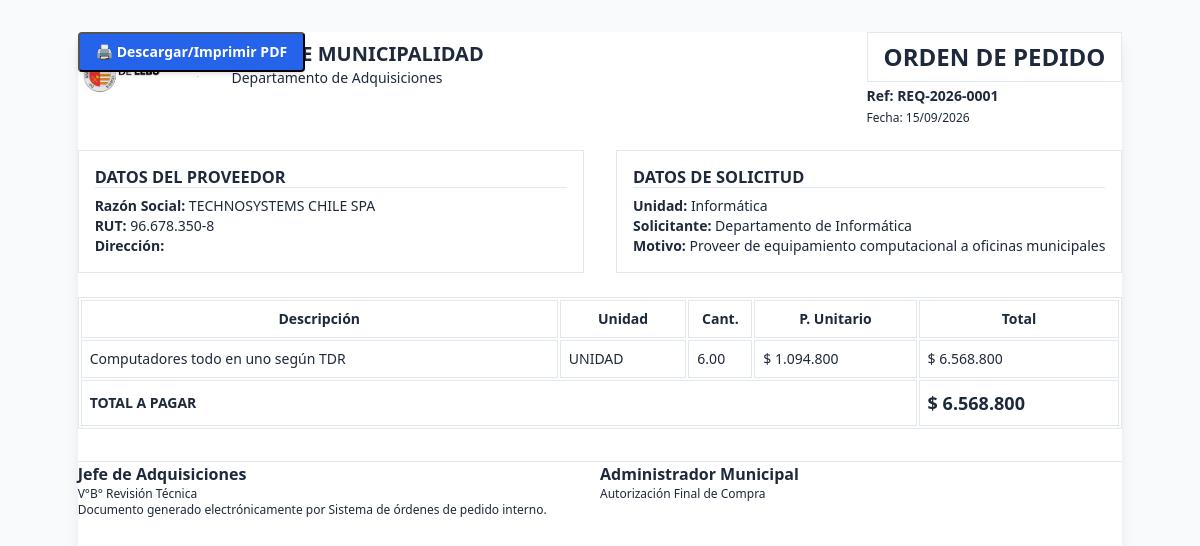
/generar_opi.php?id=1, run on the app's committed database.
### tables this page shows
CREATE TABLE `expedientes` (
  `id` int NOT NULL AUTO_INCREMENT,
  `codigo_interno` varchar(50) NOT NULL,
  `titulo_compra` varchar(255) NOT NULL DEFAULT 'Sin Título',
  `folio_opi` varchar(50) DEFAULT NULL,
  `usuario_creador_id` int NOT NULL,
  `unidad_origen_id` int NOT NULL,
  `centro_costo_id` int NOT NULL,
  `tipo_compra_id` int NOT NULL,
  `prioridad_id` int NOT NULL,
  `cuenta_presupuestaria_id` int DEFAULT NULL,
  `cuenta_maestra_id` int DEFAULT NULL,
  `area_gestion_id` int DEFAULT NULL,
  `rango_utm_id` int DEFAULT NULL,
  `proveedor_adjudicado_id` int DEFAULT NULL,
  `id_contrato_suministro` varchar(100) DEFAULT NULL,
  `id_compra_agil` varchar(50) DEFAULT NULL,
  `id_licitacion` varchar(100) DEFAULT NULL,
  `orden_compra_numero` varchar(100) DEFAULT NULL,
  `decreto_alcaldicio_numero` varchar(100) DEFAULT NULL,
  `conv_marco_oc` varchar(100) DEFAULT NULL,
  `monto_estimado` decimal(15,2) NOT NULL DEFAULT '0.00',
  `monto_definitivo` decimal(15,2) DEFAULT NULL,
  `tipo_impuesto` enum('NETO','IVA_INCLUIDO','EXENTO') DEFAULT 'NETO',
  `motivo_compra` text NOT NULL,
  `estado_actual` varchar(50) NOT NULL DEFAULT 'BORRADOR',
  `observacion_cierre` text,
  `created_at` timestamp NULL DEFAULT CURRENT_TIMESTAMP,
  `updated_at` timestamp NULL DEFAULT CURRENT_TIMESTAMP ON UPDATE CURRENT_TIMESTAMP,
  `fecha_visa_presupuesto` datetime DEFAULT NULL,
  `fecha_adjudicacion` datetime DEFAULT NULL,
  `fecha_aprobacion_opi` datetime DEFAULT NULL,
  `fecha_cierre` datetime DEFAULT NULL,
  `num_certificado_oficial` varchar(20) DEFAULT NULL,
  `id_entidad_gobierno` varchar(50) DEFAULT 'ID PE-MUN-00335',
  `plan_compras_proyecto` varchar(100) DEFAULT NULL,
  `plan_compras_item` int DEFAULT NULL,
  PRIMARY KEY (`id`),
  UNIQUE KEY `uk_expedientes_codigo` (`codigo_interno`),
  KEY `fk_exp_usuario` (`usuario_creador_id`),
  KEY `fk_exp_unidad` (`unidad_origen_id`),
  KEY `fk_exp_tipo` (`tipo_compra_id`),
  KEY `fk_exp_prioridad` (`prioridad_id`),
  KEY `fk_exp_cc` (`centro_costo_id`),
  KEY `fk_exp_cm` (`cuenta_maestra_id`),
  KEY `fk_exp_ag` (`area_gestion_id`),
  KEY `fk_exp_prov` (`proveedor_adjudicado_id`),
  KEY `fk_exp_estado` (`estado_actual`),
  CONSTRAINT `fk_exp_ag` FOREIGN KEY (`area_gestion_id`) REFERENCES `areas_gestion` (`id`) ON DELETE RESTRICT,
  CONSTRAINT `fk_exp_cc` FOREIGN KEY (`centro_costo_id`) REFERENCES `centros_costo` (`id`) ON DELETE RESTRICT,
  CONSTRAINT `fk_exp_cm` FOREIGN KEY (`cuenta_maestra_id`) REFERENCES `cuentas_maestras` (`id`) ON DELETE RESTRICT,
  CONSTRAINT `fk_exp_estado` FOREIGN KEY (`estado_actual`) REFERENCES `estados_tramite` (`codigo`) ON DELETE RESTRICT,
  CONSTRAINT `fk_exp_prioridad` FOREIGN KEY (`prioridad_id`) REFERENCES `prioridades` (`id`) ON DELETE RESTRICT,
  CONSTRAINT `fk_exp_prov` FOREIGN KEY (`proveedor_adjudicado_id`) REFERENCES `proveedores` (`id`) ON DELETE SET NULL,
  CONSTRAINT `fk_exp_tipo` FOREIGN KEY (`tipo_compra_id`) REFERENCES `tipos_compra` (`id`) ON DELETE RESTRICT,
  CONSTRAINT `fk_exp_unidad` FOREIGN KEY (`unidad_origen_id`) REFERENCES `unidades` (`id`) ON DELETE RESTRICT,
  CONSTRAINT `fk_exp_usuario` FOREIGN KEY (`usuario_creador_id`) REFERENCES `usuarios` (`id`) ON DELETE RESTRICT
);

CREATE TABLE `proveedores` (
  `id` int NOT NULL AUTO_INCREMENT,
  `rut` varchar(12) NOT NULL,
  `razon_social` varchar(150) NOT NULL,
  `direccion` varchar(200) DEFAULT NULL,
  `activo` tinyint(1) NOT NULL DEFAULT '1',
  PRIMARY KEY (`id`),
  UNIQUE KEY `uk_proveedores_rut` (`rut`)
);

CREATE TABLE `unidades` (
  `id` int NOT NULL AUTO_INCREMENT,
  `nombre` varchar(150) NOT NULL,
  `padre_id` int DEFAULT NULL,
  `centro_costo_id` int DEFAULT NULL,
  `jefe_actual_id` int DEFAULT NULL,
  PRIMARY KEY (`id`),
  KEY `fk_unidades_padre` (`padre_id`),
  KEY `fk_unidades_cc` (`centro_costo_id`),
  CONSTRAINT `fk_unidades_cc` FOREIGN KEY (`centro_costo_id`) REFERENCES `centros_costo` (`id`) ON DELETE SET NULL,
  CONSTRAINT `fk_unidades_padre` FOREIGN KEY (`padre_id`) REFERENCES `unidades` (`id`) ON DELETE SET NULL
);

CREATE TABLE `usuarios` (
  `id` int NOT NULL AUTO_INCREMENT,
  `unidad_id` int NOT NULL,
  `rol_id` int NOT NULL,
  `rut` varchar(12) NOT NULL,
  `nombre_completo` varchar(150) NOT NULL,
  `email` varchar(150) NOT NULL,
  `password_hash` varchar(255) DEFAULT NULL,
  `es_jefe_unidad` tinyint(1) DEFAULT '0',
  `activo` tinyint(1) DEFAULT '1',
  `cargo` varchar(150) DEFAULT NULL,
  `token_verificacion` varchar(100) DEFAULT NULL,
  `email_verificado` tinyint(1) NOT NULL DEFAULT '0',
  `estado_aprobacion` enum('APROBADO','PENDIENTE_VERIFICACION','PENDIENTE_APROBACION','RECHAZADO') NOT NULL DEFAULT 'APROBADO',
  `fecha_registro` datetime NOT NULL DEFAULT CURRENT_TIMESTAMP,
  PRIMARY KEY (`id`),
  UNIQUE KEY `uk_usuarios_rut` (`rut`),
  UNIQUE KEY `uk_usuarios_email` (`email`),
  KEY `fk_usuarios_unidad` (`unidad_id`),
  KEY `fk_usuarios_rol` (`rol_id`),
  CONSTRAINT `fk_usuarios_rol` FOREIGN KEY (`rol_id`) REFERENCES `roles` (`id`) ON DELETE RESTRICT,
  CONSTRAINT `fk_usuarios_unidad` FOREIGN KEY (`unidad_id`) REFERENCES `unidades` (`id`) ON DELETE RESTRICT
);

CREATE TABLE `expedientes_items` (
  `id` int NOT NULL AUTO_INCREMENT,
  `expediente_id` int NOT NULL,
  `presupuesto_asignado_id` int DEFAULT NULL,
  `id_producto_cm` varchar(100) DEFAULT NULL,
  `descripcion` varchar(255) NOT NULL,
  `unidad_medida` varchar(50) NOT NULL DEFAULT 'UNIDAD',
  `cantidad` decimal(12,2) NOT NULL DEFAULT '1.00',
  `precio_unitario` decimal(15,2) NOT NULL DEFAULT '0.00',
  PRIMARY KEY (`id`),
  KEY `fk_items_exp` (`expediente_id`),
  KEY `fk_items_pa` (`presupuesto_asignado_id`),
  CONSTRAINT `fk_items_exp` FOREIGN KEY (`expediente_id`) REFERENCES `expedientes` (`id`) ON DELETE CASCADE,
  CONSTRAINT `fk_items_pa` FOREIGN KEY (`presupuesto_asignado_id`) REFERENCES `presupuestos_asignados` (`id`) ON DELETE SET NULL
);

### generar_opi.php (the view, shortened to what this page needs)
<?php
require_once __DIR__ . '/config.php';
$id = $_GET['id'];
$stmt = $pdo->prepare("SELECT e.*, u.nombre_completo, un.nombre as unidad, p.razon_social, p.rut as rut_prov, p.direccion as dir_prov FROM expedientes e JOIN usuarios u ON e.usuario_creador_id=u.id JOIN unidades un ON e.unidad_origen_id=un.id LEFT JOIN proveedores p ON e.proveedor_adjudicado_id=p.id WHERE e.id=?");
$stmt->execute([$id]);
$e = $stmt->fetch();
$stmtI = $pdo->prepare("SELECT * FROM expedientes_items WHERE expediente_id=?");
$stmtI->execute([$id]);
$items = $stmtI->fetchAll();
?>
<!DOCTYPE html>
<html lang="es" data-bs-theme="light">
<head>
    <link rel="stylesheet" href="css/style.css">
</head>
<body class="bg-gray-100 p-8 min-h-screen flex justify-center">
    <div class="bg-white w-[21cm] min-h-[29.7cm] p-10 shadow-lg relative">
        <button onclick="window.print()" class="no-print absolute top-4 right-4 bg-blue-600 text-white px-4 py-2 rounded shadow hover:bg-blue-700 font-sans text-sm font-bold">
            🖨️ Descargar/Imprimir PDF
        </button>
        <div class="flex justify-between items-start border-b-2 border-black pb-4 mb-6">
            <div class="flex items-center gap-4">
                <div>
                    <h1 class="text-xl font-bold uppercase">Ilustre Municipalidad</h1>
                    <p class="text-sm">Departamento de Adquisiciones</p>
                </div>
            </div>
            <div class="text-right">
                <h2 class="text-2xl font-bold border border-black px-4 py-2">ORDEN DE PEDIDO</h2>
                <p class="text-sm mt-1 font-bold">Ref: <?= $e['codigo_interno'] ?></p>
                <p class="text-xs mt-1">Fecha: <?= date('d/m/Y') ?></p>
            </div>
        </div>
        <div class="grid grid-cols-2 gap-8 mb-6 text-sm">
            <div class="border p-4">
                <h3 class="font-bold border-b mb-2 uppercase bg-gray-100">Datos del Proveedor</h3>
                <p><strong>Razón Social:</strong> <?= htmlspecialchars($e['razon_social']) ?></p>
                <p><strong>RUT:</strong> <?= htmlspecialchars($e['rut_prov']) ?></p>
                <p><strong>Dirección:</strong> <?= htmlspecialchars($e['dir_prov'] ?? 'N/A') ?></p>
            </div>
            <div class="border p-4">
                <h3 class="font-bold border-b mb-2 uppercase bg-gray-100">Datos de Solicitud</h3>
                <p><strong>Unidad:</strong> <?= htmlspecialchars($e['unidad']) ?></p>
                <p><strong>Solicitante:</strong> <?= htmlspecialchars($e['nombre_completo']) ?></p>
                <p><strong>Motivo:</strong> <?= htmlspecialchars($e['motivo_compra']) ?></p>
            </div>
        </div>
        <table class="w-full text-sm mb-8 border-collapse border border-black">
            <thead class="bg-gray-200">
                <tr>
                    <th class="border border-black p-2 text-left">Descripción</th>
                    <th class="border border-black p-2 w-20 text-center">Unidad</th>
                    <th class="border border-black p-2 w-16 text-center">Cant.</th>
                    <th class="border border-black p-2 w-28 text-right">P. Unitario</th>
                    <th class="border border-black p-2 w-28 text-right">Total</th>
                </tr>
            </thead>
            <tbody>
                <?php $total = 0; foreach($items as $i):
                    $sub = $i['cantidad'] * $i['precio_unitario']; $total += $sub; ?>
                <tr>
                    <td class="border border-black p-2"><?= htmlspecialchars($i['descripcion']) ?></td>
                    <td class="border border-black p-2 text-center"><?= $i['unidad_medida'] ?></td>
                    <td class="border border-black p-2 text-center"><?= $i['cantidad'] ?></td>
                    <td class="border border-black p-2 text-right">$ <?= number_format($i['precio_unitario'],0,',','.') ?></td>
                    <td class="border border-black p-2 text-right">$ <?= number_format($sub,0,',','.') ?></td>
                </tr>
                <?php endforeach; ?>
            </tbody>
            <tfoot>
                <tr>
                    <td colspan="4" class="border border-black p-2 text-right font-bold uppercase">Total a Pagar</td>
                    <td class="border border-black p-2 text-right font-bold text-lg">$ <?= number_format($total,0,',','.') ?></td>
                </tr>
            </tfoot>
        </table>
        <div class="mt-20 grid grid-cols-2 gap-10 text-center">
            <div>
                <div class="border-t border-black w-2/3 mx-auto pt-2">
                    <p class="font-bold">Jefe de Adquisiciones</p>
                    <p class="text-xs">V°B° Revisión Técnica</p>
                </div>
            </div>
            <div>
                <div class="border-t border-black w-2/3 mx-auto pt-2">
                    <p class="font-bold">Administrador Municipal</p>
                    <p class="text-xs">Autorización Final de Compra</p>
                </div>
            </div>
        </div>
        <div class="absolute bottom-10 left-10 text-xs text-gray-500">
            Documento generado electrónicamente por Sistema de órdenes de pedido interno.
        </div>
    </div>
</body>
</html>

### css/style.css (style rules this page uses)
:root { color-scheme: light; --color-primary: #2563eb; --color-primary-hover: #1d4ed8; --color-primary-light: #eff6ff; --color-primary-border: #bfdbfe; --color-slate-950: #020617; --color-slate-900: #0f172a; --color-slate-800: #1e293b; --color-slate-700: #334155; --color-slate-600: #475569; --color-slate-500: #64748b; --color-slate-400: #94a3b8; --color-slate-300: #cbd5e1; --color-slate-200: #e2e8f0; --color-slate-100: #f1f5f9; --color-slate-50: #f8fafc; --bg-body: #f8fafc; --bg-surface: #ffffff; --bg-subtle: #f1f5f9; --bg-sidebar: #0f172a; --bg-topbar: #0f172a; --border-color: #e2e8f0; --border-dark: #334155; --font-family: system-ui, -apple-system, BlinkMacSystemFont, "Segoe UI", 'Inter', Roboto, sans-serif; --text-main: #1e293b; --text-muted: #475569; --text-light: #64748b; --text-white: #ffffff; --color-success: #16a34a; --bg-success-subtle: #f0fdf4; --border-success: #bbf7d0; --color-warning: #d97706; --bg-warning-subtle: #fffbeb; --border-warning: #fef08a; --color-danger: #dc2626; --bg-danger-subtle: #fef2f2; --border-danger: #fecaca; --color-info: #0284c7; --bg-info-subtle: #f0f9ff; --border-info: #bae6fd; --radius-sm: 0.25rem; --radius-md: 0.5rem; --radius-lg: 0.75rem; --radius-xl: 0.75rem; --radius-2xl: 0.75rem; --radius-full: 9999px; --shadow-sm: 0 1px 2px 0 rgba(0, 0, 0, 0.05); --shadow-md: 0 4px 6px -1px rgba(0, 0, 0, 0.08), 0 2px 4px -2px rgba(0, 0, 0, 0.08); --shadow-lg: 0 10px 15px -3px rgba(0, 0, 0, 0.1), 0 4px 6px -4px rgba(0, 0, 0, 0.1); --shadow-xl: 0 20px 25px -5px rgba(0, 0, 0, 0.1), 0 8px 10px -6px rgba(0, 0, 0, 0.1); --transition-fast: 150ms cubic-bezier(0.4, 0, 0.2, 1); --transition-normal: 250ms cubic-bezier(0.4, 0, 0.2, 1); }
html, :root { color-scheme: light !important; }
*, *::before, *::after { box-sizing: border-box; margin: 0; padding: 0; max-width: 100%; font-family: inherit; }
html { font-size: 16px; scroll-behavior: smooth; }
body { font-family: var(--font-family); background-color: var(--bg-body); color: var(--text-main); line-height: 1.5; text-rendering: optimizeLegibility; min-height: 100vh; overflow-x: hidden; transition: background-color var(--transition-normal), color var(--transition-normal); }
button, input, select, textarea { font-family: inherit; font-size: inherit; }
.mx-auto { margin-left: auto; margin-right: auto; }
.flex { display: flex; }
.items-center { align-items: center; }
.items-start { align-items: flex-start; }
.justify-between { justify-content: space-between; }
.justify-center { justify-content: center; }
.grid { display: grid; }
.grid-cols-2 { grid-template-columns: repeat(2, minmax(0, 1fr)); }
.gap-4 { gap: 1rem; }
.gap-8 { gap: 2rem; }
.mt-1 { margin-top: 0.25rem; }
.mb-2 { margin-bottom: 0.5rem; }
.mb-6 { margin-bottom: 1.5rem; }
.mb-8 { margin-bottom: 2rem; }
.p-2 { padding: 0.5rem; }
.p-4 { padding: 1rem; }
.p-8 { padding: 2rem; }
.px-4 { padding-left: 1rem; padding-right: 1rem; }
.py-2 { padding-top: 0.5rem; padding-bottom: 0.5rem; }
.w-full { width: 100%; }
.min-h-screen { min-height: 100vh; }
.w-16 { width: 4rem; }
.relative { position: relative; }
.absolute { position: absolute; }
.text-xs { font-size: 0.75rem; line-height: 1rem; }
.text-sm { font-size: 0.875rem; line-height: 1.25rem; }
.text-lg { font-size: 1.125rem; line-height: 1.75rem; }
.text-xl { font-size: 1.25rem; line-height: 1.75rem; }
.text-2xl { font-size: 1.5rem; line-height: 2rem; }
.font-sans { font-family: var(--font-family); }
.font-bold { font-weight: 600; }
.uppercase { text-transform: uppercase; }
.bg-white { background-color: var(--bg-surface); }
.bg-blue-600 { background-color: var(--color-primary); }
.text-white { color: #ffffff; }
.border { border: 1px solid var(--border-color); }
.border-b { border-bottom: 1px solid var(--border-color); }
.border-t { border-top: 1px solid var(--border-color); }
.rounded { border-radius: var(--radius-sm); }
.shadow { box-shadow: var(--shadow-md); }
.shadow-lg { box-shadow: var(--shadow-lg); }

### data on the page
expedientes: codigo_interno "REQ-2026-0001", proveedor_adjudicado.razon_social "TECHNOSYSTEMS CHILE SPA", proveedor_adjudicado.rut "96.678.350-8", unidad_origen.nombre "Informática", usuario_creador.nombre_completo "Departamento de Informática", motivo_compra "Proveer de equipamiento computacional a oficinas municipales"
expedientes_items: descripcion "Computadores todo en uno según TDR", unidad_medida "UNIDAD", cantidad "6.00", precio_unitario "1.094.800", sub "6.568.800"

### other printed values
$total "6.568.800"
